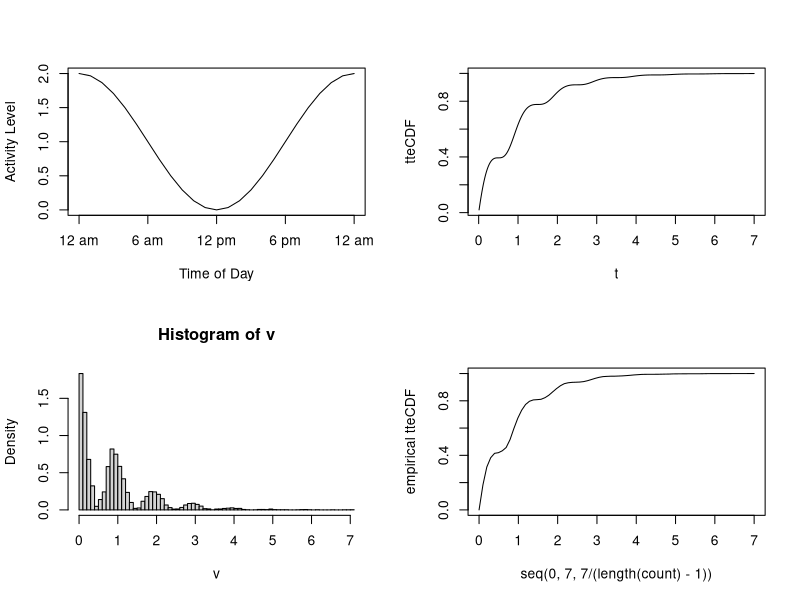
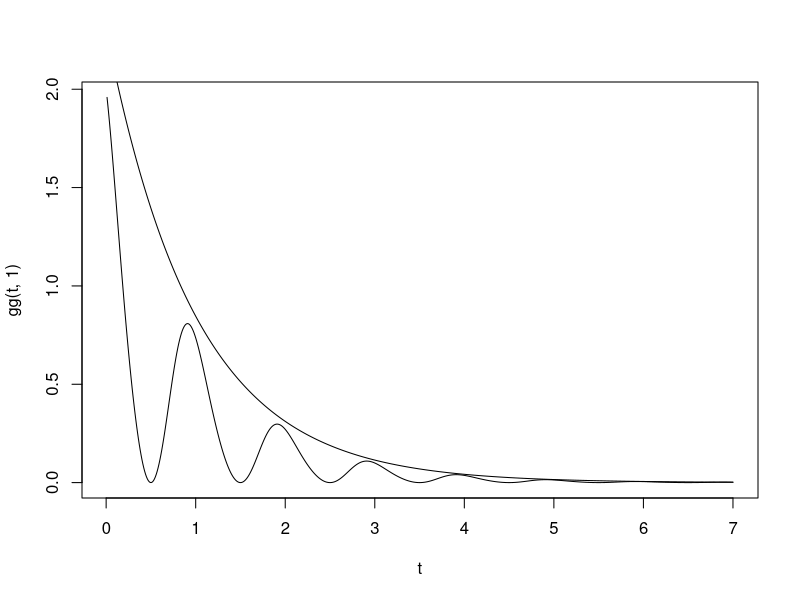
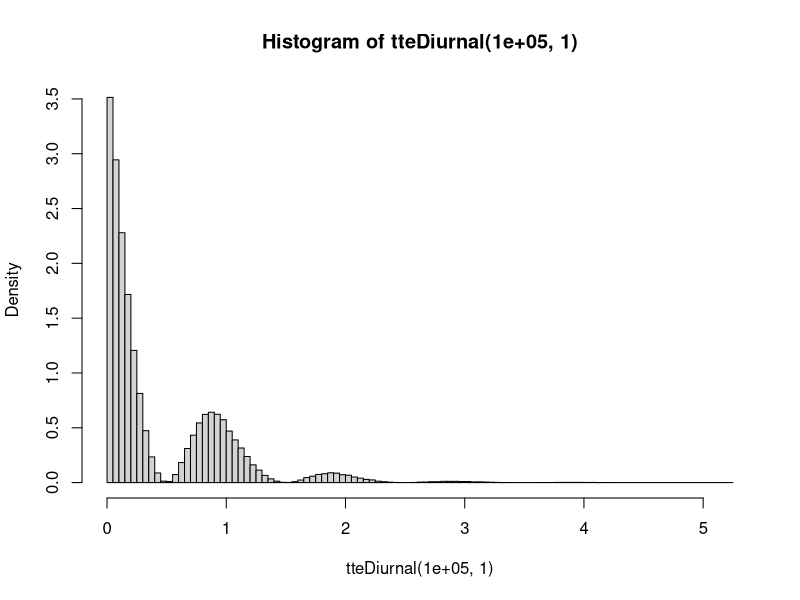

The R script that drew these images, in order:
par(mfrow=c(2,2))

ff = function(t, peak=0,amp=1){
  amp*(1+cos(2*pi*(t-peak)))
}

ttt = seq(0,1,1/24)

plot(ttt*24, ff(ttt), type = 'l', ylab = "Activity Level", xlab = "Time of Day", xaxt = "n") 
axis(1, c(0:4)*6, c("12 am", "6 am", "12 pm", "6 pm", "12 am"))

gg = function(t,lam){
  lam*(1+cos(2*pi*t))*exp(-lam*(t+sin(2*pi*t)/(2*pi)))
}

hh = function(t,lam){
  1-exp(-lam*(t+sin(2*pi*t)/(2*pi)))
}

t = 1:700/100
plot(t,hh(t,1),type="l",ylab = "tteCDF")

newton = function(f,J,x0,tol) {
  #standard newton's method, compute f and Jacobian as functions
  while (norm(f(x0),'2') > tol) {
    x0 = x0 - qr.solve(J(x0),f(x0))
  }
  return(x0)
}

tteDiurnal = function(N,lam){
  v = rep(0,N)
  u = rexp(N,lam)
  for(i in 1:N){
    f = function(t,s=u[i]){
      1.1*t+sin(2*pi*t)/(2*pi)-s
    }
    fp = function(t){
      1.1+cos(2*pi*t)
    }
    v[i] = newton(f,fp,u[i],10^-2)
  }
  return(v)
}

v = tteDiurnal(10000,1)

count = c(0,hist(v,freq=F,breaks=100)$count)
plot(seq(0,7,7/(length(count)-1)),cumsum(count)/sum(count),type="l",ylab="empirical tteCDF",ylim=c(0,1))


##################### second method - rejection method #####################
#####################         more efficient           ##################### 

par(mfrow=c(1,1))

gg = function(t,lam){
  lam*(1+cos(2*pi*t))*exp(-lam*(t+sin(2*pi*t)/(2*pi)))
}

GG = function(t,lam){
  lam*exp(-lam*t)
}

plot(t,gg(t,1),type="l")
lines(t,2.3*GG(t,1))

tteDiurnal = function(N,lam){
  v = rep(0,N)
  for(i in 1:N){
    c = 2.3
    vtemp = 0
    tt = 2
    u = 1
    while(tt*u > 1){
      v[i] = rexp(1,2*lam)
      tt = c*GG(v[i],lam)/gg(v[i],lam)
      u = runif(1)
    }
  }
  return(v)
}

hist(tteDiurnal(100000,1),freq=F,breaks=100)
